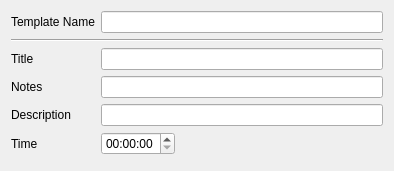
<?xml version="1.0" encoding="UTF-8"?>
<ui version="4.0">
 <class>Form</class>
 <widget class="QWidget" name="Form">
  <property name="geometry">
   <rect>
    <x>0</x>
    <y>0</y>
    <width>394</width>
    <height>171</height>
   </rect>
  </property>
  <property name="windowTitle">
   <string>Form</string>
  </property>
  <layout class="QGridLayout" name="gridLayout">
   <item row="2" column="0">
    <widget class="QLabel" name="label_4">
     <property name="text">
      <string>Title</string>
     </property>
    </widget>
   </item>
   <item row="3" column="0">
    <widget class="QLabel" name="label_3">
     <property name="text">
      <string>Notes</string>
     </property>
    </widget>
   </item>
   <item row="5" column="0">
    <widget class="QLabel" name="label_5">
     <property name="text">
      <string>Time</string>
     </property>
    </widget>
   </item>
   <item row="5" column="1">
    <widget class="QTimeEdit" name="timeEdit"/>
   </item>
   <item row="4" column="0">
    <widget class="QLabel" name="label_2">
     <property name="text">
      <string>Description</string>
     </property>
    </widget>
   </item>
   <item row="5" column="2">
    <spacer name="horizontalSpacer">
     <property name="orientation">
      <enum>Qt::Horizontal</enum>
     </property>
     <property name="sizeHint" stdset="0">
      <size>
       <width>40</width>
       <height>20</height>
      </size>
     </property>
    </spacer>
   </item>
   <item row="4" column="1" colspan="2">
    <widget class="QLineEdit" name="descriptionLineEdit"/>
   </item>
   <item row="0" column="1" colspan="2">
    <widget class="QLineEdit" name="nameLineEdit"/>
   </item>
   <item row="3" column="1" colspan="2">
    <widget class="QLineEdit" name="notesLineEdit"/>
   </item>
   <item row="1" column="0" colspan="3">
    <widget class="Line" name="line">
     <property name="orientation">
      <enum>Qt::Horizontal</enum>
     </property>
    </widget>
   </item>
   <item row="0" column="0">
    <widget class="QLabel" name="label">
     <property name="text">
      <string>Template Name</string>
     </property>
    </widget>
   </item>
   <item row="2" column="1" colspan="2">
    <widget class="QLineEdit" name="titleLineEdit"/>
   </item>
  </layout>
 </widget>
 <resources/>
 <connections>
  <connection>
   <sender>nameLineEdit</sender>
   <signal>editingFinished()</signal>
   <receiver>Form</receiver>
   <slot>templateNameEntered()</slot>
   <hints>
    <hint type="sourcelabel">
     <x>382</x>
     <y>20</y>
    </hint>
    <hint type="destinationlabel">
     <x>594</x>
     <y>33</y>
    </hint>
   </hints>
  </connection>
  <connection>
   <sender>titleLineEdit</sender>
   <signal>editingFinished()</signal>
   <receiver>Form</receiver>
   <slot>titleEntered()</slot>
   <hints>
    <hint type="sourcelabel">
     <x>444</x>
     <y>62</y>
    </hint>
    <hint type="destinationlabel">
     <x>597</x>
     <y>69</y>
    </hint>
   </hints>
  </connection>
  <connection>
   <sender>notesLineEdit</sender>
   <signal>editingFinished()</signal>
   <receiver>Form</receiver>
   <slot>notesEntered()</slot>
   <hints>
    <hint type="sourcelabel">
     <x>448</x>
     <y>86</y>
    </hint>
    <hint type="destinationlabel">
     <x>596</x>
     <y>94</y>
    </hint>
   </hints>
  </connection>
  <connection>
   <sender>descriptionLineEdit</sender>
   <signal>editingFinished()</signal>
   <receiver>Form</receiver>
   <slot>descriptionEntered()</slot>
   <hints>
    <hint type="sourcelabel">
     <x>428</x>
     <y>111</y>
    </hint>
    <hint type="destinationlabel">
     <x>572</x>
     <y>120</y>
    </hint>
   </hints>
  </connection>
  <connection>
   <sender>timeEdit</sender>
   <signal>timeChanged(QTime)</signal>
   <receiver>Form</receiver>
   <slot>timeEntered(QTime)</slot>
   <hints>
    <hint type="sourcelabel">
     <x>448</x>
     <y>134</y>
    </hint>
    <hint type="destinationlabel">
     <x>495</x>
     <y>143</y>
    </hint>
   </hints>
  </connection>
 </connections>
 <slots>
  <slot>templateNameEntered()</slot>
  <slot>titleEntered()</slot>
  <slot>notesEntered()</slot>
  <slot>descriptionEntered()</slot>
  <slot>timeEntered(QTime)</slot>
 </slots>
</ui>
